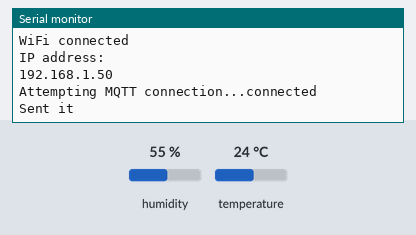
The sketch below on a simulated ESP32. Shown: the last lines printed to the serial monitor. The inputs (shaded band) are chosen by the test bench; at power-on: humidity 55 %, temperature 24 °C. WiFi joins after 1.5 s; servers stay silent unless stated; no MQTT or app messages arrive unless stated.

Above: at 2.7 s.
2.8 s: humidity set to 22 %
At 5.8 s:
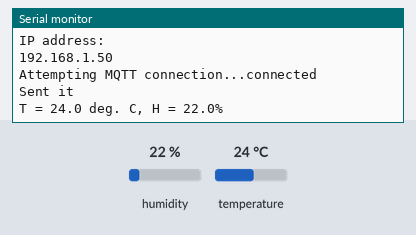
9.0 s: temperature set to 12 °C
At 11.6 s:
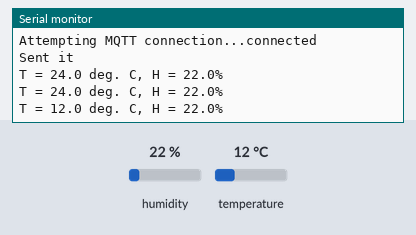
13.5 s: humidity set to 40 %
At 13.9 s:
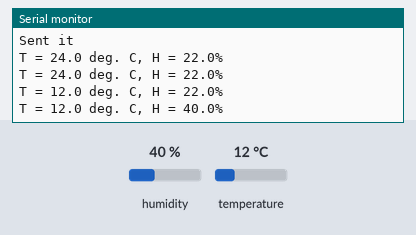

The sketch:

MQTT_Basic_DHT.ino
```cpp
// #include <SPI.h>
#include <WiFi.h>
#include <PubSubClient.h>
#include <dht_nonblocking.h>

#define MAX 100
#define DHT_SENSOR_TYPE DHT_TYPE_11

static const int DHT_SENSOR_PIN = 26;
DHT_nonblocking dht_sensor( DHT_SENSOR_PIN, DHT_SENSOR_TYPE );

const char *ssid = "wifi_ssid"; // Enter your WiFi name
const char *password = "wifi_pass";  // Enter WiFi password

// Add your MQTT Broker IP address, example:
// const char* mqtt_server = "broker.hivemq.com";
const char* mqtt_server = "mqtt.flespi.io";
const char* mqtt_username = "auth_token"; // Auth Token
const char* mqtt_password = "";

WiFiClient espClient;
PubSubClient client(espClient);
long lastMsg = 0;
char msg[50];
int value = 0;

//uncomment the following lines if you're using SPI
/*#include <SPI.h>
#define BME_SCK 18
#define BME_MISO 19
#define BME_MOSI 23
#define BME_CS 5*/

static bool measure_environment( float *temperature, float *humidity )
{
  static unsigned long measurement_timestamp = millis( );

  /* Measure once every four seconds. */
  if( millis( ) - measurement_timestamp > 3000ul )
  {
    if( dht_sensor.measure( temperature, humidity ) == true )
    {
      measurement_timestamp = millis( );
      return( true );
    }
  }

  return( false );
}

void setup() {
  Serial.begin(115200);
  // default settings
  // (you can also pass in a Wire library object like &Wire2)
  //status = bme.begin();
  // if (!bme.begin(0x76)) {
  //   Serial.println("Could not find a valid BME280 sensor, check wiring!");
  //   while (1);
  // }
  setup_wifi();
  client.setServer(mqtt_server, 1883);
  client.setCallback(callback);
  // pinMode(ledPin, OUTPUT);
}

void setup_wifi() {
  delay(10);
  // We start by connecting to a WiFi network
  Serial.println();
  Serial.print("Connecting to ");
  Serial.println(ssid);

  WiFi.begin(ssid, password);

  while (WiFi.status() != WL_CONNECTED) {
    delay(500);
    Serial.print(".");
  }

  Serial.println("");
  Serial.println("WiFi connected");
  Serial.println("IP address: ");
  Serial.println(WiFi.localIP());
}

void callback(char* topic, byte* message, unsigned int length) {
  Serial.print("Message arrived on topic: ");
  Serial.print(topic);
  Serial.print(". Message: ");
  String messageTemp;

  for (int i = 0; i < length; i++) {
    Serial.print((char)message[i]);
    messageTemp += (char)message[i];
  }
  Serial.println();
  // If a message is received on the topic esp32/output, you check if the message is either "on" or "off".
  // Changes the output state according to the message
  if (String(topic) == "esp32/output") {
    Serial.print("Changing output to ");
    if(messageTemp == "on"){
      Serial.println("on");
      // digitalWrite(ledPin, HIGH);
    }
    else if(messageTemp == "off"){
      Serial.println("off");
      // digitalWrite(ledPin, LOW);
    }
  }
}

char* toCharArray(std::string str) {
  return &str[0];
}

void reconnect() {
  // Loop until we're reconnected
  while (!client.connected()) {
    Serial.print("Attempting MQTT connection...");
    // Attempt to connect
    if (client.connect("ESP8266Client", mqtt_username, mqtt_password)) {
      Serial.println("connected");
      // Subscribe
      client.subscribe("esp32/output");
      client.publish("esp32/hello", "Finally made it!");
      Serial.println("Sent it");
    } else {
      Serial.print("failed, rc=");
      Serial.print(client.state());
      Serial.println(" try again in 5 seconds");
      // Wait 5 seconds before retrying
      delay(5000);
    }
  }
}

void loop() {
  if (!client.connected()) {
    reconnect();
  }

  float temperature;
  float humidity;

  /* Measure temperature and humidity.  If the functions returns
     true, then a measurement is available. */
  if( measure_environment( &temperature, &humidity ) == true )
  {
    Serial.print( "T = " );
    Serial.print( temperature, 1 );
    Serial.print( " deg. C, H = " );
    // std::string temp_str = sprintf("Temp: ", temperature);
    client.publish("esp32/temp", "Temp: ");
    char temp_buf[MAX];
    snprintf (temp_buf, sizeof(temp_buf), "%f", temperature);
    client.publish("esp32/temp", temp_buf);
    Serial.print( humidity, 1 );
    Serial.println( "%" );
    // std::string hum_str = sprintf("Humidity: ", humidity);
    client.publish("esp32/humidity", "Humidity: ");
    char hum_buf[MAX];
    snprintf (hum_buf, sizeof(hum_buf), "%f", humidity);
    client.publish("esp32/humidity", hum_buf);
  }
}
```

Measured:
- after the input at 2.8 s, the serial monitor: prints a new line after 1.8 s (image 1)
- after the input at 9.0 s, the serial monitor: prints a new line after 1.6 s (image 2)
- after the input at 13.5 s, the serial monitor: prints a new line after 0.07 s (image 3)
